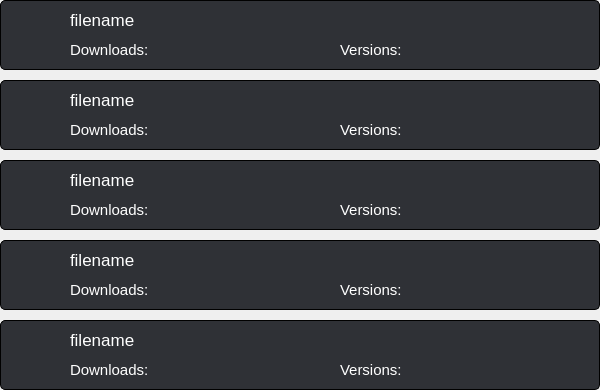
      <widget class="QFrame" name="modinfoframe">
       <property name="geometry">
        <rect>
         <x>30</x>
         <y>200</y>
         <width>600</width>
         <height>390</height>
        </rect>
       </property>
       <property name="styleSheet">
        <string notr="true">background-color:none;
border-radius:10px;
border:none;
outline:none;</string>
       </property>
       <property name="frameShape">
        <enum>QFrame::StyledPanel</enum>
       </property>
       <property name="frameShadow">
        <enum>QFrame::Raised</enum>
       </property>
       <widget class="QFrame" name="infofile_1">
        <property name="geometry">
         <rect>
          <x>0</x>
          <y>0</y>
          <width>600</width>
          <height>70</height>
         </rect>
        </property>
        <property name="styleSheet">
         <string notr="true">border-radius:5px;
background-color:rgb(47, 49, 54);
border:1px solid black;
color:white;
font:12pt;</string>
        </property>
        <property name="frameShape">
         <enum>QFrame::StyledPanel</enum>
        </property>
        <property name="frameShadow">
         <enum>QFrame::Raised</enum>
        </property>
        <widget class="QPushButton" name="fileinstall_1">
         <property name="enabled">
          <bool>true</bool>
         </property>
         <property name="geometry">
          <rect>
           <x>10</x>
           <y>10</y>
           <width>50</width>
           <height>50</height>
          </rect>
         </property>
         <property name="cursor">
          <cursorShape>PointingHandCursor</cursorShape>
         </property>
         <property name="styleSheet">
          <string notr="true">background-color:none;
border-radius:10px;
border:none;
outline:none;</string>
         </property>
         <property name="text">
          <string/>
         </property>
         <property name="icon">
          <iconset resource="../qrf.qrc">
           <normaloff>:/filters-icon/Pictures/Filters-Icon/download.png</normaloff>:/filters-icon/Pictures/Filters-Icon/download.png</iconset>
         </property>
         <property name="iconSize">
          <size>
           <width>50</width>
           <height>50</height>
          </size>
         </property>
        </widget>
        <widget class="QLabel" name="filedownloads_1">
         <property name="geometry">
          <rect>
           <x>70</x>
           <y>40</y>
           <width>250</width>
           <height>20</height>
          </rect>
         </property>
         <property name="styleSheet">
          <string notr="true">border:none;
background-color:none;
outline:none;
font:11pt;</string>
         </property>
         <property name="text">
          <string>Downloads: </string>
         </property>
        </widget>
        <widget class="QLabel" name="fileversions_1">
         <property name="geometry">
          <rect>
           <x>340</x>
           <y>40</y>
           <width>250</width>
           <height>20</height>
          </rect>
         </property>
         <property name="styleSheet">
          <string notr="true">border:none;
background-color:none;
outline:none;
font:11pt;</string>
         </property>
         <property name="text">
          <string>Versions: </string>
         </property>
         <property name="alignment">
          <set>Qt::AlignLeading|Qt::AlignLeft|Qt::AlignVCenter</set>
         </property>
        </widget>
        <widget class="QLabel" name="filename_1">
         <property name="geometry">
          <rect>
           <x>70</x>
           <y>5</y>
           <width>520</width>
           <height>30</height>
          </rect>
         </property>
         <property name="styleSheet">
          <string notr="true">border:none;
background-color:none;
outline:none;
font:13pt;</string>
         </property>
         <property name="text">
          <string>filename</string>
         </property>
        </widget>
        <zorder>fileinstall_1</zorder>
        <zorder>filedownloads_1</zorder>
        <zorder>filename_1</zorder>
        <zorder>fileversions_1</zorder>
       </widget>
       <widget class="QFrame" name="infofile_2">
        <property name="geometry">
         <rect>
          <x>0</x>
          <y>80</y>
          <width>600</width>
          <height>70</height>
         </rect>
        </property>
        <property name="styleSheet">
         <string notr="true">border-radius:5px;
background-color:rgb(47, 49, 54);
border:1px solid black;
color:white;
font:12pt;</string>
        </property>
        <property name="frameShape">
         <enum>QFrame::StyledPanel</enum>
        </property>
        <property name="frameShadow">
         <enum>QFrame::Raised</enum>
        </property>
        <widget class="QPushButton" name="fileinstall_2">
         <property name="geometry">
          <rect>
           <x>10</x>
           <y>10</y>
           <width>50</width>
           <height>50</height>
          </rect>
         </property>
         <property name="cursor">
          <cursorShape>PointingHandCursor</cursorShape>
         </property>
         <property name="styleSheet">
          <string notr="true">background-color:none;
border-radius:10px;
border:none;
outline:none;</string>
         </property>
         <property name="text">
          <string/>
         </property>
         <property name="icon">
          <iconset resource="../qrf.qrc">
           <normaloff>:/filters-icon/Pictures/Filters-Icon/download.png</normaloff>:/filters-icon/Pictures/Filters-Icon/download.png</iconset>
         </property>
         <property name="iconSize">
          <size>
           <width>50</width>
           <height>50</height>
          </size>
         </property>
        </widget>
        <widget class="QLabel" name="filedownloads_2">
         <property name="geometry">
          <rect>
           <x>70</x>
           <y>40</y>
           <width>250</width>
           <height>20</height>
          </rect>
         </property>
         <property name="styleSheet">
          <string notr="true">border:none;
background-color:none;
outline:none;
font:11pt;</string>
         </property>
         <property name="text">
          <string>Downloads: </string>
         </property>
        </widget>
        <widget class="QLabel" name="fileversions_2">
         <property name="geometry">
          <rect>
           <x>340</x>
           <y>40</y>
           <width>250</width>
           <height>20</height>
          </rect>
         </property>
         <property name="styleSheet">
          <string notr="true">border:none;
background-color:none;
outline:none;
font:11pt;</string>
         </property>
         <property name="text">
          <string>Versions: </string>
         </property>
         <property name="alignment">
          <set>Qt::AlignLeading|Qt::AlignLeft|Qt::AlignVCenter</set>
         </property>
        </widget>
        <widget class="QLabel" name="filename_2">
         <property name="geometry">
          <rect>
           <x>70</x>
           <y>5</y>
           <width>520</width>
           <height>30</height>
          </rect>
         </property>
         <property name="styleSheet">
          <string notr="true">border:none;
background-color:none;
outline:none;
font:13pt;</string>
         </property>
         <property name="text">
          <string>filename</string>
         </property>
        </widget>
       </widget>
       <widget class="QFrame" name="infofile_3">
        <property name="geometry">
         <rect>
          <x>0</x>
          <y>160</y>
          <width>600</width>
          <height>70</height>
         </rect>
        </property>
        <property name="styleSheet">
         <string notr="true">border-radius:5px;
background-color:rgb(47, 49, 54);
border:1px solid black;
color:white;
font:12pt;</string>
        </property>
        <property name="frameShape">
         <enum>QFrame::StyledPanel</enum>
        </property>
        <property name="frameShadow">
         <enum>QFrame::Raised</enum>
        </property>
        <widget class="QPushButton" name="fileinstall_3">
         <property name="geometry">
          <rect>
           <x>10</x>
           <y>10</y>
           <width>50</width>
           <height>50</height>
          </rect>
         </property>
         <property name="cursor">
          <cursorShape>PointingHandCursor</cursorShape>
         </property>
         <property name="styleSheet">
          <string notr="true">background-color:none;
border-radius:10px;
border:none;
outline:none;</string>
         </property>
         <property name="text">
          <string/>
         </property>
         <property name="icon">
          <iconset resource="../qrf.qrc">
           <normaloff>:/filters-icon/Pictures/Filters-Icon/download.png</normaloff>:/filters-icon/Pictures/Filters-Icon/download.png</iconset>
         </property>
         <property name="iconSize">
          <size>
           <width>50</width>
           <height>50</height>
          </size>
         </property>
        </widget>
        <widget class="QLabel" name="filedownloads_3">
         <property name="geometry">
          <rect>
           <x>70</x>
           <y>40</y>
           <width>250</width>
           <height>20</height>
          </rect>
         </property>
         <property name="styleSheet">
          <string notr="true">border:none;
background-color:none;
outline:none;
font:11pt;</string>
         </property>
         <property name="text">
          <string>Downloads: </string>
         </property>
        </widget>
        <widget class="QLabel" name="fileversions_3">
         <property name="geometry">
          <rect>
           <x>340</x>
           <y>40</y>
           <width>250</width>
           <height>20</height>
          </rect>
         </property>
         <property name="styleSheet">
          <string notr="true">border:none;
background-color:none;
outline:none;
font:11pt;</string>
         </property>
         <property name="text">
          <string>Versions: </string>
         </property>
         <property name="alignment">
          <set>Qt::AlignLeading|Qt::AlignLeft|Qt::AlignVCenter</set>
         </property>
        </widget>
        <widget class="QLabel" name="filename_3">
         <property name="geometry">
          <rect>
           <x>70</x>
           <y>5</y>
           <width>520</width>
           <height>30</height>
          </rect>
         </property>
         <property name="styleSheet">
          <string notr="true">border:none;
background-color:none;
outline:none;
font:13pt;</string>
         </property>
         <property name="text">
          <string>filename</string>
         </property>
        </widget>
       </widget>
       <widget class="QFrame" name="infofile_4">
        <property name="geometry">
         <rect>
          <x>0</x>
          <y>240</y>
          <width>600</width>
          <height>70</height>
         </rect>
        </property>
        <property name="styleSheet">
         <string notr="true">border-radius:5px;
background-color:rgb(47, 49, 54);
border:1px solid black;
color:white;
font:12pt;</string>
        </property>
        <property name="frameShape">
         <enum>QFrame::StyledPanel</enum>
        </property>
        <property name="frameShadow">
         <enum>QFrame::Raised</enum>
        </property>
        <widget class="QPushButton" name="fileinstall_4">
         <property name="geometry">
          <rect>
           <x>10</x>
           <y>10</y>
           <width>50</width>
           <height>50</height>
          </rect>
         </property>
         <property name="cursor">
          <cursorShape>PointingHandCursor</cursorShape>
         </property>
         <property name="styleSheet">
          <string notr="true">background-color:none;
border-radius:10px;
border:none;
outline:none;</string>
         </property>
         <property name="text">
          <string/>
         </property>
         <property name="icon">
          <iconset resource="../qrf.qrc">
           <normaloff>:/filters-icon/Pictures/Filters-Icon/download.png</normaloff>:/filters-icon/Pictures/Filters-Icon/download.png</iconset>
         </property>
         <property name="iconSize">
          <size>
           <width>50</width>
           <height>50</height>
          </size>
         </property>
        </widget>
        <widget class="QLabel" name="filedownloads_4">
         <property name="geometry">
          <rect>
           <x>70</x>
           <y>40</y>
           <width>250</width>
           <height>20</height>
          </rect>
         </property>
         <property name="styleSheet">
          <string notr="true">border:none;
background-color:none;
outline:none;
font:11pt;</string>
         </property>
         <property name="text">
          <string>Downloads: </string>
         </property>
        </widget>
        <widget class="QLabel" name="fileversions_4">
         <property name="geometry">
          <rect>
           <x>340</x>
           <y>40</y>
           <width>250</width>
           <height>20</height>
          </rect>
         </property>
         <property name="styleSheet">
          <string notr="true">border:none;
background-color:none;
outline:none;
font:11pt;</string>
         </property>
         <property name="text">
          <string>Versions: </string>
         </property>
         <property name="alignment">
          <set>Qt::AlignLeading|Qt::AlignLeft|Qt::AlignVCenter</set>
         </property>
        </widget>
        <widget class="QLabel" name="filename_4">
         <property name="geometry">
          <rect>
           <x>70</x>
           <y>5</y>
           <width>520</width>
           <height>30</height>
          </rect>
         </property>
         <property name="styleSheet">
          <string notr="true">border:none;
background-color:none;
outline:none;
font:13pt;</string>
         </property>
         <property name="text">
          <string>filename</string>
         </property>
        </widget>
       </widget>
       <widget class="QFrame" name="infofile_5">
        <property name="geometry">
         <rect>
          <x>0</x>
          <y>320</y>
          <width>600</width>
          <height>70</height>
         </rect>
        </property>
        <property name="styleSheet">
         <string notr="true">border-radius:5px;
background-color:rgb(47, 49, 54);
border:1px solid black;
color:white;
font:12pt;</string>
        </property>
        <property name="frameShape">
         <enum>QFrame::StyledPanel</enum>
        </property>
        <property name="frameShadow">
         <enum>QFrame::Raised</enum>
        </property>
        <widget class="QPushButton" name="fileinstall_5">
         <property name="enabled">
          <bool>true</bool>
         </property>
         <property name="geometry">
          <rect>
           <x>10</x>
           <y>10</y>
           <width>50</width>
           <height>50</height>
          </rect>
         </property>
         <property name="cursor">
          <cursorShape>PointingHandCursor</cursorShape>
         </property>
         <property name="styleSheet">
          <string notr="true">background-color:none;
border-radius:10px;
border:none;
outline:none;</string>
         </property>
         <property name="text">
          <string/>
         </property>
         <property name="icon">
          <iconset resource="../qrf.qrc">
           <normaloff>:/filters-icon/Pictures/Filters-Icon/download.png</normaloff>:/filters-icon/Pictures/Filters-Icon/download.png</iconset>
         </property>
         <property name="iconSize">
          <size>
           <width>50</width>
           <height>50</height>
          </size>
         </property>
        </widget>
        <widget class="QLabel" name="filedownloads_5">
         <property name="geometry">
          <rect>
           <x>70</x>
           <y>40</y>
           <width>250</width>
           <height>20</height>
          </rect>
         </property>
         <property name="styleSheet">
          <string notr="true">border:none;
background-color:none;
outline:none;
font:11pt;</string>
         </property>
         <property name="text">
          <string>Downloads: </string>
         </property>
        </widget>
        <widget class="QLabel" name="fileversions_5">
         <property name="geometry">
          <rect>
           <x>340</x>
           <y>40</y>
           <width>250</width>
           <height>20</height>
          </rect>
         </property>
         <property name="styleSheet">
          <string notr="true">border:none;
background-color:none;
outline:none;
font:11pt;</string>
         </property>
         <property name="text">
          <string>Versions: </string>
         </property>
         <property name="alignment">
          <set>Qt::AlignLeading|Qt::AlignLeft|Qt::AlignVCenter</set>
         </property>
        </widget>
        <widget class="QLabel" name="filename_5">
         <property name="geometry">
          <rect>
           <x>70</x>
           <y>5</y>
           <width>520</width>
           <height>30</height>
          </rect>
         </property>
         <property name="styleSheet">
          <string notr="true">border:none;
background-color:none;
outline:none;
font:13pt;</string>
         </property>
         <property name="text">
          <string>filename</string>
         </property>
        </widget>
       </widget>
      </widget>
